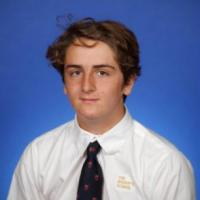
#> input picture images/kaz.jpg, 200 x 200 px
$ python sobel_and_laplacian.py --image images/kaz.jpg   (older library calls are emulated)
#> lines starting #> are read from the running program, lines starting #| are printed output that depends on the picture
import numpy as np
import argparse
import cv2

argP = argparse.ArgumentParser()
argP.add_argument("-i", "--image", required = True, help = "Path of da image")
args = vars(argP.parse_args())

image = cv2.imread(args["image"])
#> image is the input picture: shape (200, 200, 3); mean B, G, R 158.7, 120.2, 110.4
image = cv2.cvtColor(image, cv2.COLOR_BGR2GRAY)
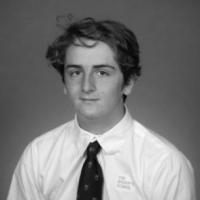
#> image: shape (200, 200); min 1, max 253, mean 121.6
cv2.imshow("Orginal", image)

lap = cv2.Laplacian(image, cv2.CV_64F)
lap = np.uint8(np.absolute(lap))
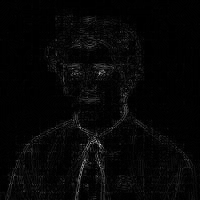
#> lap: shape (200, 200); min 0, max 212, mean 6
cv2.imshow("Laplacian", lap)
cv2.waitKey(0)


sobelX = cv2.Sobel(image, cv2.CV_64F, 1, 0)
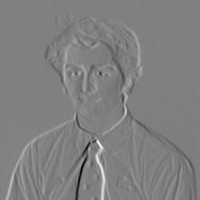
#> sobelX: shape (200, 200) float64; min -706, max 696, mean 0.1; drawn with min black and max white
sobelY = cv2.Sobel(image, cv2.CV_64F, 0, 1)
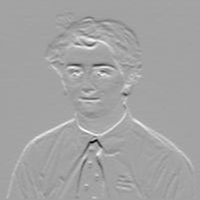
#> sobelY: shape (200, 200) float64; min -706, max 399, mean 3.5; drawn with min black and max white

sobelX = np.uint8(np.absolute(sobelX))
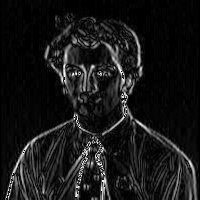
#> sobelX: shape (200, 200); min 0, max 255, mean 24
sobelY = np.uint8(np.absolute(sobelY))
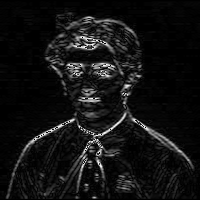
#> sobelY: shape (200, 200); min 0, max 255, mean 18.5

sobelCombined = cv2.bitwise_or(sobelX, sobelY)
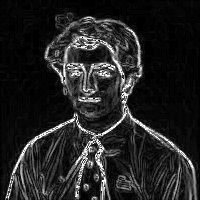
#> sobelCombined: shape (200, 200); min 0, max 255, mean 35.5

cv2.imshow("SobelX", sobelX)
cv2.imshow("SobelY", sobelY)
cv2.imshow("Combined Sobel", sobelCombined)
cv2.waitKey(0)

$ run again, on images/forsaken.PNG
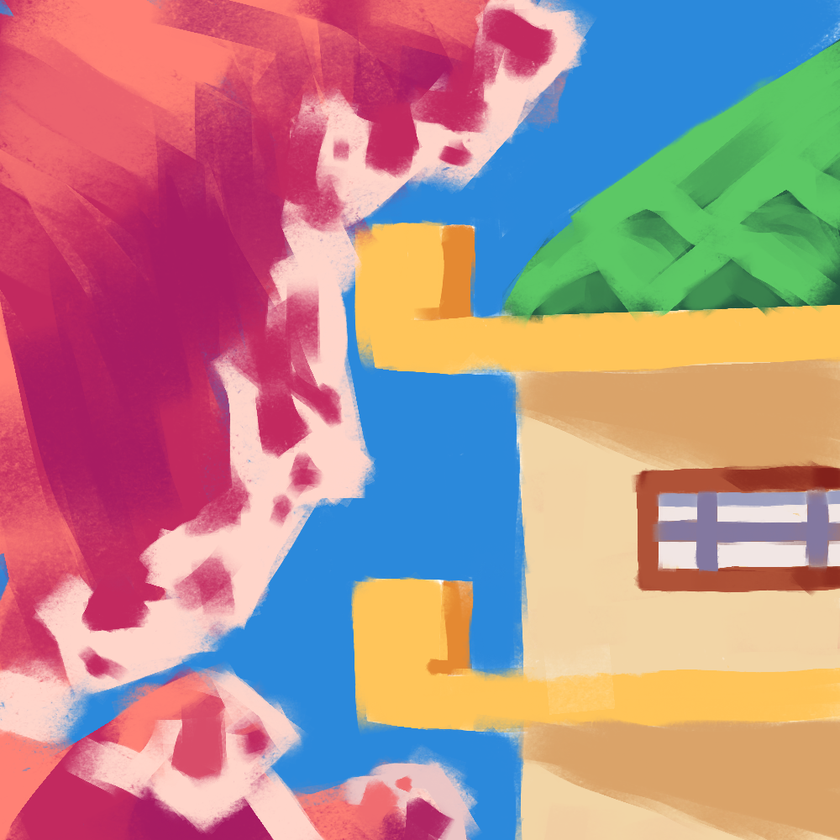
#> input picture images/forsaken.PNG, 840 x 840 px, shrunk from 1000 x 1000 before the run
#> image is the input picture: shape (840, 840, 3); mean B, G, R 139.6, 138, 178.6
#> image: shape (840, 840)
#> `sobelX = cv2.Sobel(image, cv2.CV_64F, 1, 0)`:
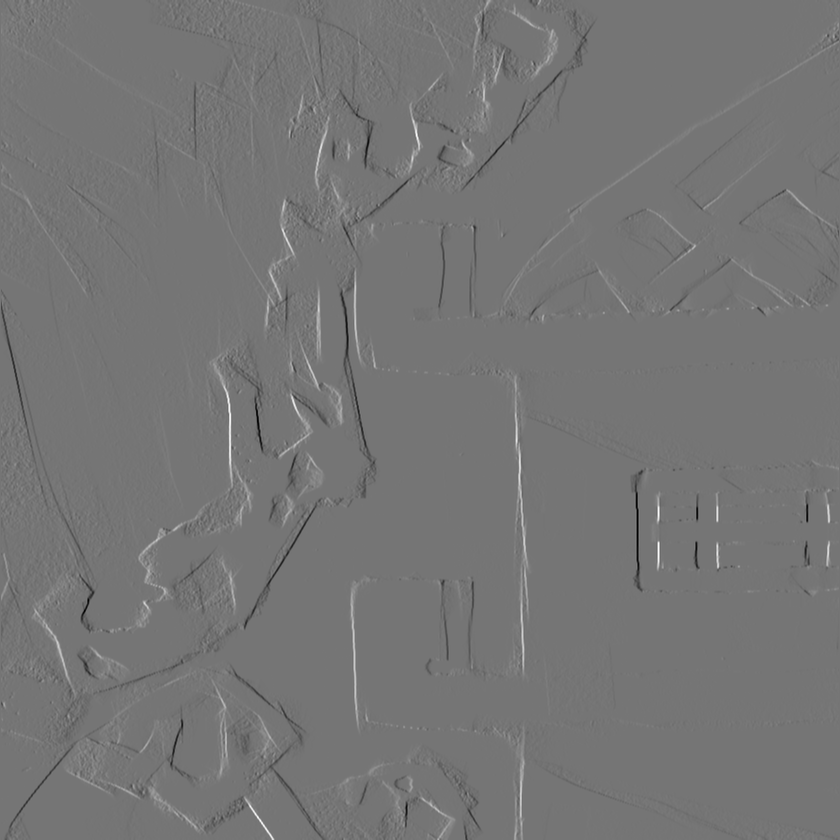
#> sobelX: shape (840, 840) float64; min -520, max 607, mean 0.2; drawn with min black and max white
#> `sobelCombined = cv2.bitwise_or(sobelX, sobelY)`:
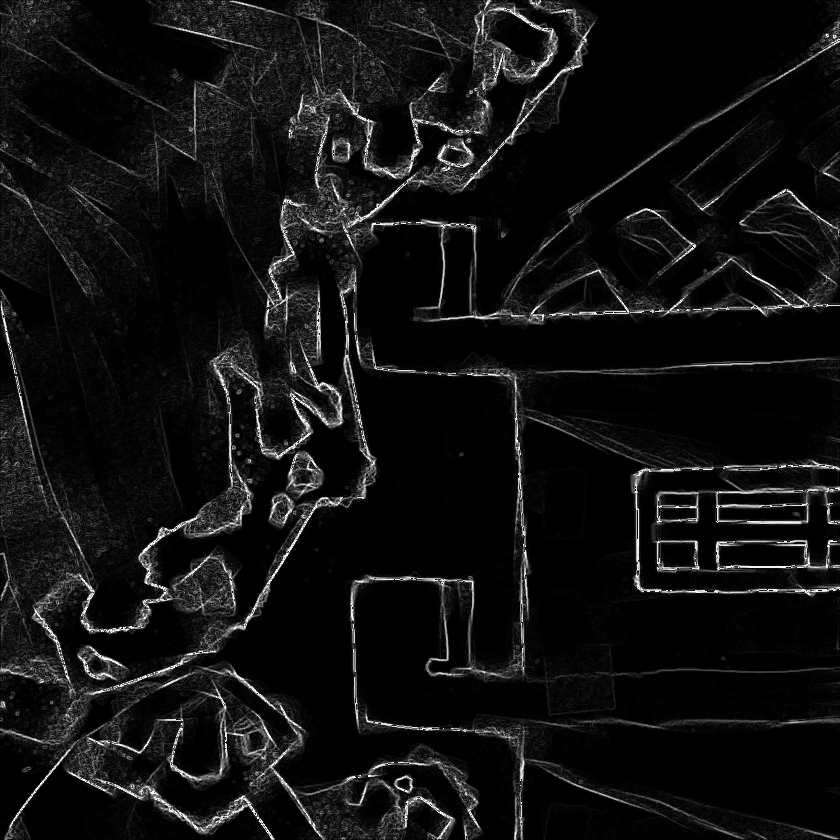
#> sobelCombined: shape (840, 840); min 0, max 255, mean 17.2
